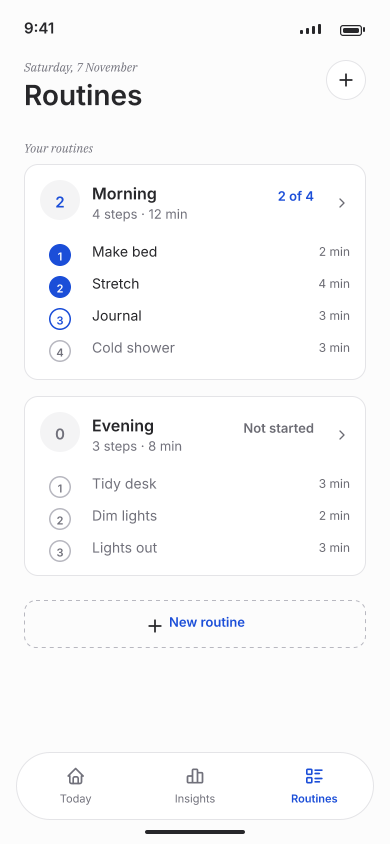
#> input picture design/archive/renders/08-routines-light.png, 780 x 1688 px, found by its file name (shown at 1/2 size)
$ python m37.py
#> lines starting #> are read from the running program, lines starting #| are printed output that depends on the picture; after the words box and inside, x2 and y2 are one past the last pixel; in counts of white or black regions, pixels touching at a corner belong together
from PIL import Image
import numpy as np
base = 'D:/Apps/projects/habit_tracker/design/renders/'
im = np.array(Image.open(base + '08-routines-light.png').convert('RGB')).astype(int)
r, g, b = im[:, :, 0], im[:, :, 1], im[:, :, 2]
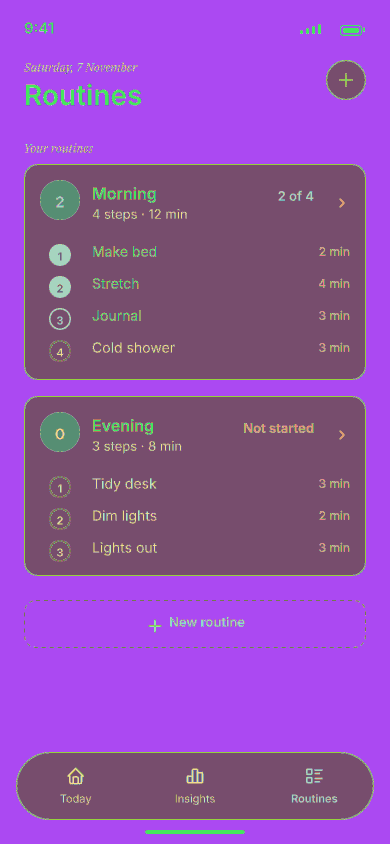
#> r: shape (1688, 780) int64 (shown at 1/2 size); 160 distinct labels, from 27 to 255; one colour per label, 0 black
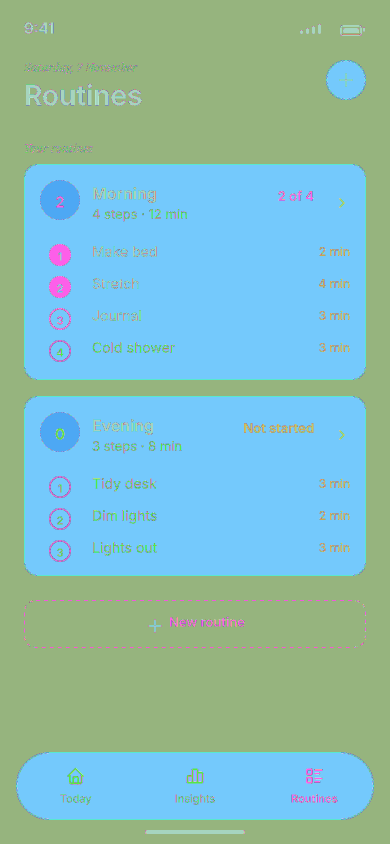
#> g: shape (1688, 780) int64 (shown at 1/2 size); 145 distinct labels, from 39 to 255; one colour per label, 0 black
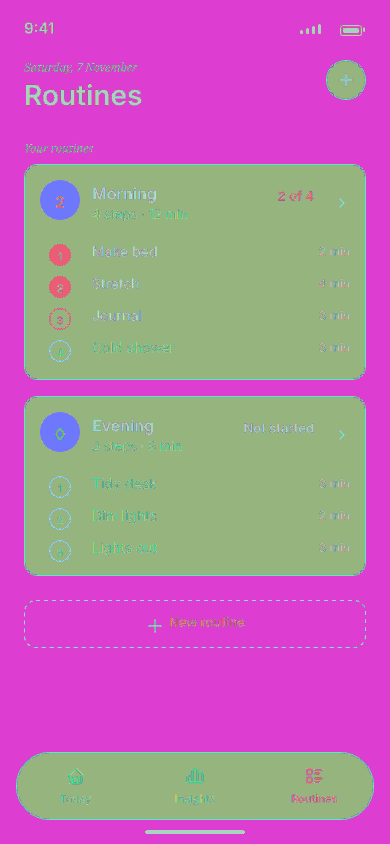
#> b: shape (1688, 780) int64 (shown at 1/2 size); 126 distinct labels, from 42 to 255; one colour per label, 0 black
blue = (b > 140) & (r < 120)
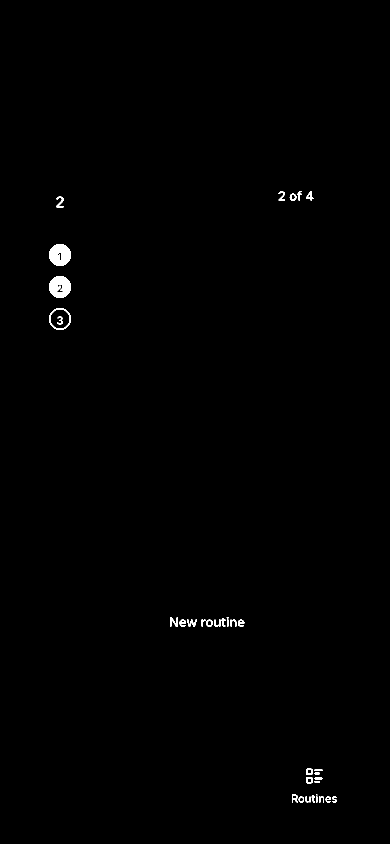
#> blue: shape (1688, 780) bool (shown at 1/2 size); 0.44% white; 35 white regions (2 under 20 px), largest, box (x1, y1, x2, y2) and area: (98, 488, 142, 532) 1452, (98, 552, 142, 596) 1419, (98, 616, 142, 660) 380
sub = blue[1200:1300, 40:740]
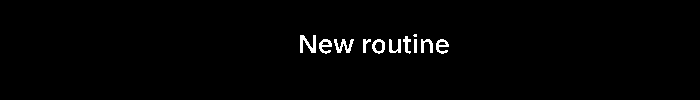
#> sub: shape (100, 700) bool; 1.4% white; 11 white regions (1 under 20 px), largest, box (x1, y1, x2, y2) and area: (300, 35, 316, 53) 161, (334, 39, 354, 53) 139, (319, 39, 332, 54) 105
ys, xs = np.where(sub)
#> ys = 978 values from 34 to 53; xs = 978 values, max 448 at index 458, min 300 at index 3, mean 372
print('newroutine blue bbox', xs.min()+40, ys.min()+1200, xs.max()+40, ys.max()+1200)
#| newroutine blue bbox 340 1234 488 1253
# split runs
cols = np.where(sub.any(axis=0))[0]
#> cols = 119 values from 300 to 448
runs = []
a = cols[0]; p = cols[0]
#> after `a = cols[0]`: a = 300
#> after `p = cols[0]`: p = 300
for c in cols[1:]:
    if c > p+1:
        runs.append((int(a+40), int(p+40))); a = c
    p = c
#> this loop made 118 passes
#> (c, a, p) on passes 16, 29, 49, 57: (319, 319, 319), (334, 334, 334), (363, 363, 363), (372, 372, 372)
#> a on passes 70, 82, 90, 94, 106: 389, 403, 413, 421, 436
#> after the loop, runs = [(340, 355), (359, 371), (374, 393), (403, 410), (412, 424), (429, 440), (443, 450), (453, 456), (461, 472)]
runs.append((int(a+40), int(p+40)))
print('runs', runs)
#| runs [(340, 355), (359, 371), (374, 393), (403, 410), (412, 424), (429, 440), (443, 450), (453, 456), (461, 472), (476, 488)]
# dashed border bbox
border = (np.abs(im - np.array([212, 212, 217])).max(axis=2) < 40)
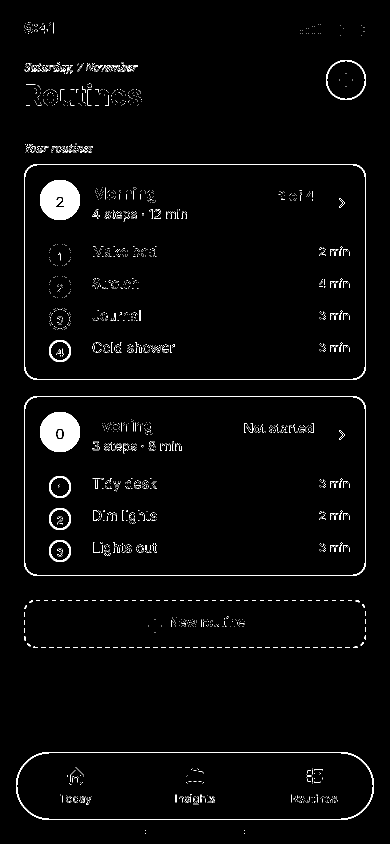
#> border: shape (1688, 780) bool (shown at 1/2 size); 2.6% white; 2601 white regions (2537 under 20 px), largest, box (x1, y1, x2, y2) and area: (80, 360, 160, 440) 4898, (80, 824, 160, 904) 4772, (48, 328, 732, 760) 4496
ys, xs = np.where(border[1180:1320, 20:760])
#> ys = 1898 values from 20 to 115; xs = 1898 values, max 711 at index 741, min 28 at index 746, mean 372.6
print('dash bbox', xs.min()+20, ys.min()+1180, xs.max()+20, ys.max()+1180)
#| dash bbox 48 1200 731 1295

$ run again, with design/archive/renders/01-today-light.png copied over design/archive/renders/08-routines-light.png
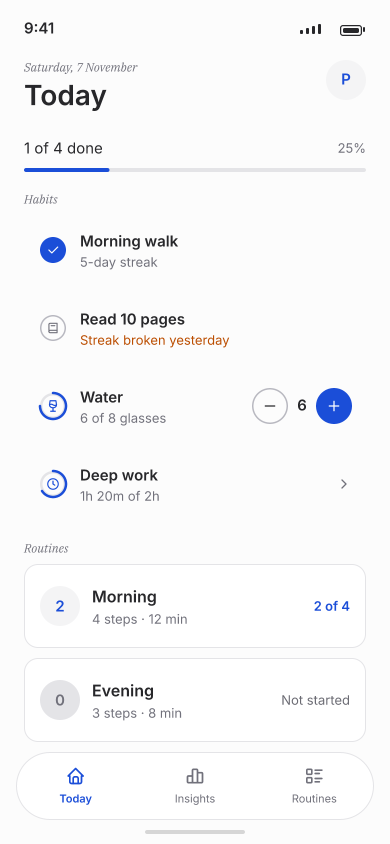
#> input picture design/archive/renders/01-today-light.png, 780 x 1688 px, found by its file name (shown at 1/2 size)
#> r: shape (1688, 780) int64; 172 distinct labels, from 27 to 255
#> g: shape (1688, 780) int64; 152 distinct labels, from 39 to 255
#> b: shape (1688, 780) int64; 142 distinct labels, from 0 to 255
#> blue: shape (1688, 780) bool; 0.79% white; 20 white regions, largest, box (x1, y1, x2, y2) and area: (632, 776, 704, 848) 3956, (80, 474, 132, 526) 2036, (48, 336, 219, 344) 1356
#> `sub = blue[1200:1300, 40:740]`:
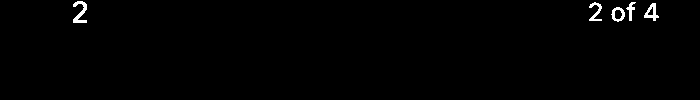
#> sub: shape (100, 700) bool; 0.81% white; 5 white regions, box (x1, y1, x2, y2) and area: (73, 1, 87, 23) 154, (644, 3, 659, 21) 123, (589, 2, 602, 21) 108, (611, 7, 625, 22) 103, (626, 2, 636, 21) 78
#> `ys, xs = np.where(sub)`: ys = 566 values from 1 to 22; xs = 566 values, max 658 at index 404, min 73 at index 51, mean 476.2
#| newroutine blue bbox 113 1201 698 1222
#> cols = 66 values from 73 to 658
#> `a = cols[0]`: a = 73
#> the loop `for c in cols[1:]:` made 65 passes
#> (c, a, p) on passes 14, 27, 41, 51: (589, 589, 589), (611, 611, 611), (626, 626, 626), (644, 644, 644)
#> after the loop `for c in cols[1:]:`: runs = [(113, 126), (629, 641), (651, 664), (666, 675)]
#| runs [(113, 126), (629, 641), (651, 664), (666, 675), (684, 698)]
#> `border = (np.abs(im - np.array([212, 212, 217])).max(axis=2) < 40)`:
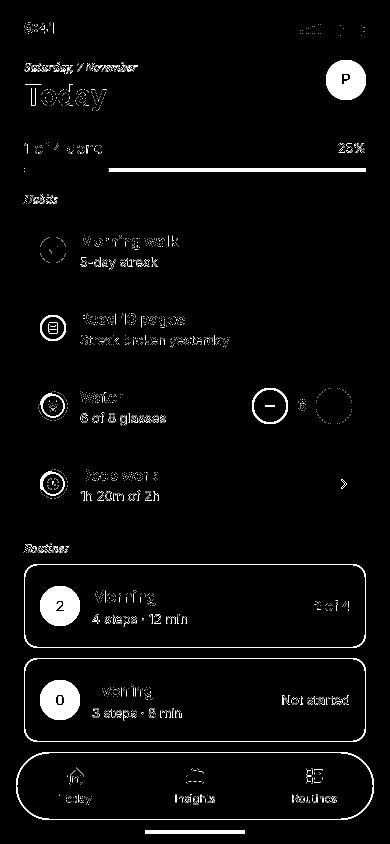
#> border: shape (1688, 780) bool (shown at 1/2 size); 3.1% white; 2763 white regions (2716 under 20 px), largest, box (x1, y1, x2, y2) and area: (80, 1172, 160, 1252) 4898, (652, 120, 732, 200) 4875, (80, 1360, 160, 1440) 4797
#> `ys, xs = np.where(border[1180:1320, 20:760])`: ys = 8545 values from 0 to 139; xs = 8545 values, max 711 at index 55, min 28 at index 0, mean 217.2
#| dash bbox 48 1180 731 1319
